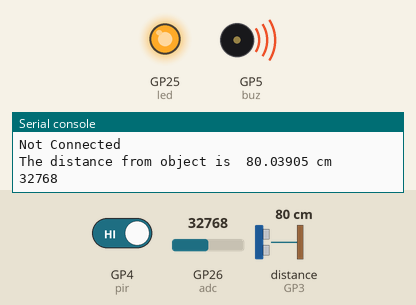
Bench run of a program on a simulated Raspberry Pi Pico running MicroPython. Shown: output pins drawn as LEDs (lit = HIGH), buzzer (waves = sounding, pin HIGH), the last lines printed to the serial console. Inputs (shaded band) come from the test bench; at power-on: distance to the obstacle (sensor on GP3) 80 cm, GP4 (pir) HIGH, GP26 (adc) = 32768 (analog values on the 0–65535 scale). The echo pulse lasts 58.3 µs per cm; WiFi joins after 1.5 s; no MQTT or app messages arrive unless stated; pins used as bus, display or sensor lines are not drawn.

Above: at 3.2 s.
3.3 s: distance to the obstacle (sensor on GP3) set to 95 cm
6.0 s: distance to the obstacle (sensor on GP3) set to 104 cm
At 6.6 s:
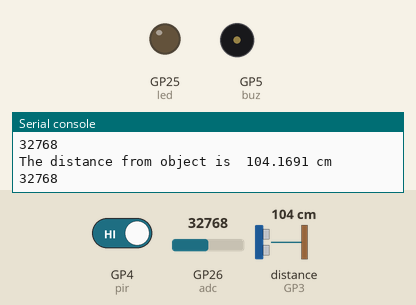
8.7 s: distance to the obstacle (sensor on GP3) set to 2 cm
At 11.2 s:
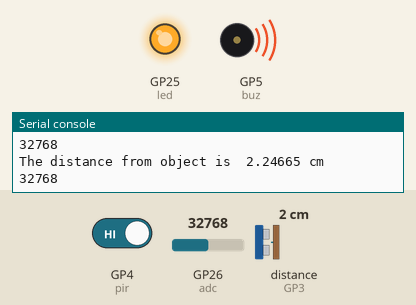
11.5 s: distance to the obstacle (sensor on GP3) set to 120 cm
At 13.1 s:
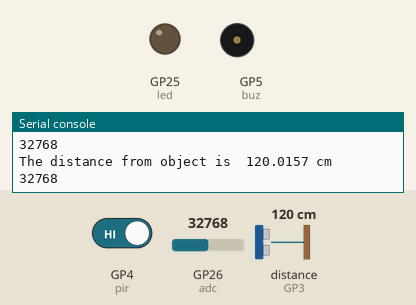
Timing chart, 0 to 14.6 s (numbered marks = the images above; inputs shaded):
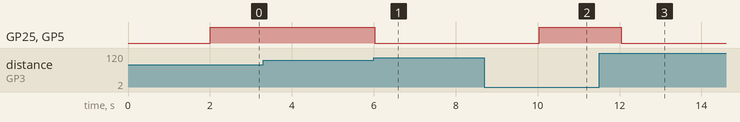

The program:

hiranmeyee.py
```python
from machine import Pin, ADC
import utime
import BlynkLib
import network


# WiFi credentials
WIFI_SSID = "hello123"
WIFI_PASSWORD = "hello1234"

# Blynk authentication token
BLYNK_AUTH = "c1fdAvTuDF74F2Cr-KY3_TXUEIA9aKek"

# Connect to WiFi network
wifi = network.WLAN(network.STA_IF)
wifi.active(True)
wifi.connect(WIFI_SSID, WIFI_PASSWORD)

# Wait for the connection to be established
while not wifi.isconnected():
    utime.sleep(1)
    print("Not Connected")

#blynk initialisation
blynk = BlynkLib.Blynk(BLYNK_AUTH)


led = Pin(25, Pin.OUT)
buz = Pin(5, Pin.OUT)
adc = ADC(26)

pir = Pin(4, Pin.IN, Pin.PULL_UP)

trigger = Pin(2, Pin.OUT)
echo = Pin(3, Pin.IN)

def ultra():
    trigger.low()
    utime.sleep_us(2)
    trigger.high()
    utime.sleep_us(5)
    trigger.low()
    while echo.value() == 0:
        signaloff = utime.ticks_us()
    while echo.value() == 1:
        signalon = utime.ticks_us()
    timepassed = signalon - signaloff
    distance = (timepassed * 0.0343) / 2
    return distance

while True:
    distance = ultra()
    blynk.virtual_write(0, distance)

    if(distance<100 or pir.value()==0):
        led.value(1)
        buz.on()
        #print("on ho jaa")
    else:
        led.value(0)
        buz.off()
        #print("off ho jaa")

    print("The distance from object is ",distance,"cm")
    print(adc.read_u16())
    utime.sleep(2)
```

Measured:
- the behaviour switches between 99 and 100 cm on distance to the obstacle (sensor on GP3) (found by bisection; images 0 and 1)
- after the input at 6.0 s, GP25 (led), GP5 (buz): HIGH → LOW at once
- after the input at 8.7 s, GP25 (led), GP5 (buz): LOW → HIGH after 1.3 s
- after the input at 11.5 s, GP25 (led), GP5 (buz): HIGH → LOW after 0.55 s
